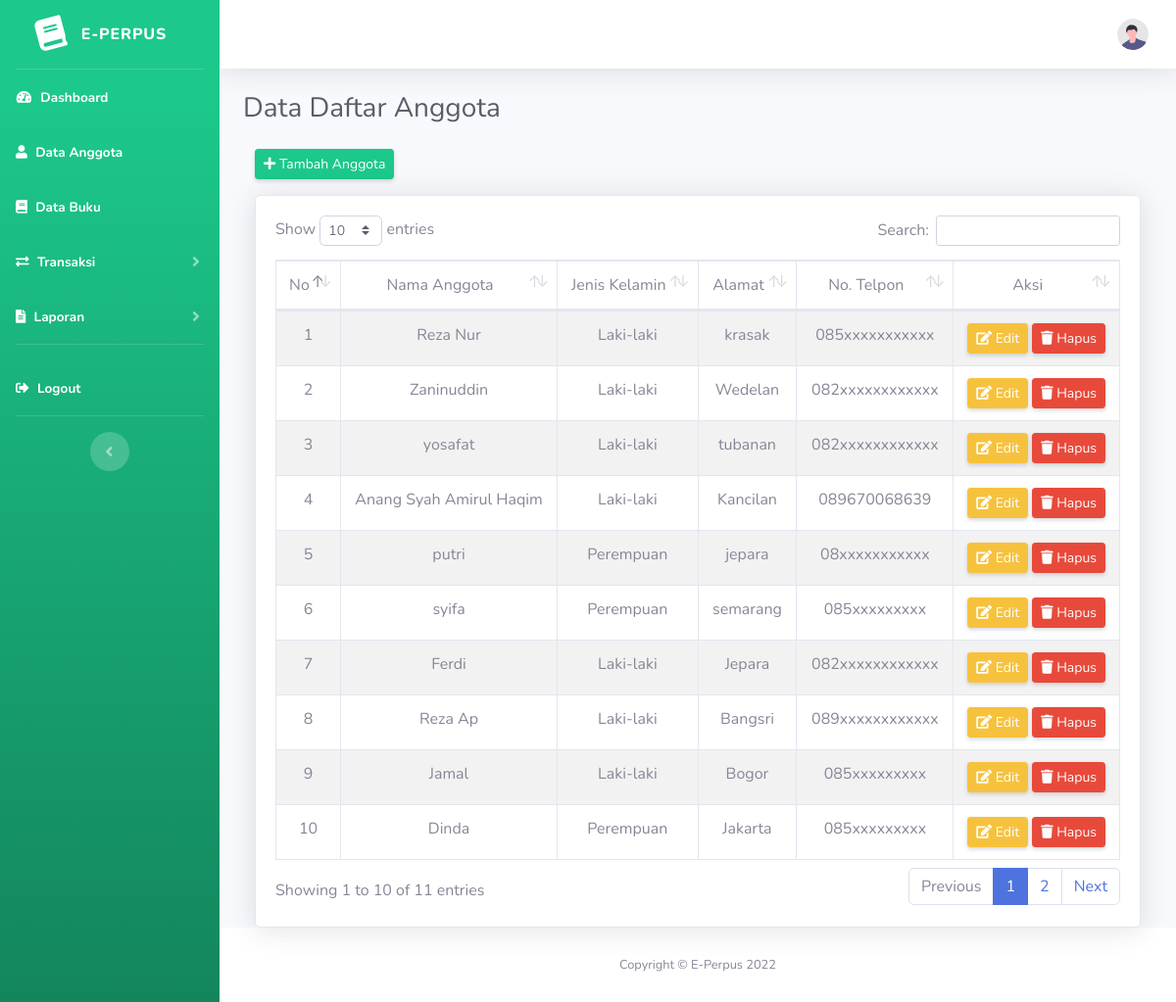
The app's page /index.php/anggota, older data.
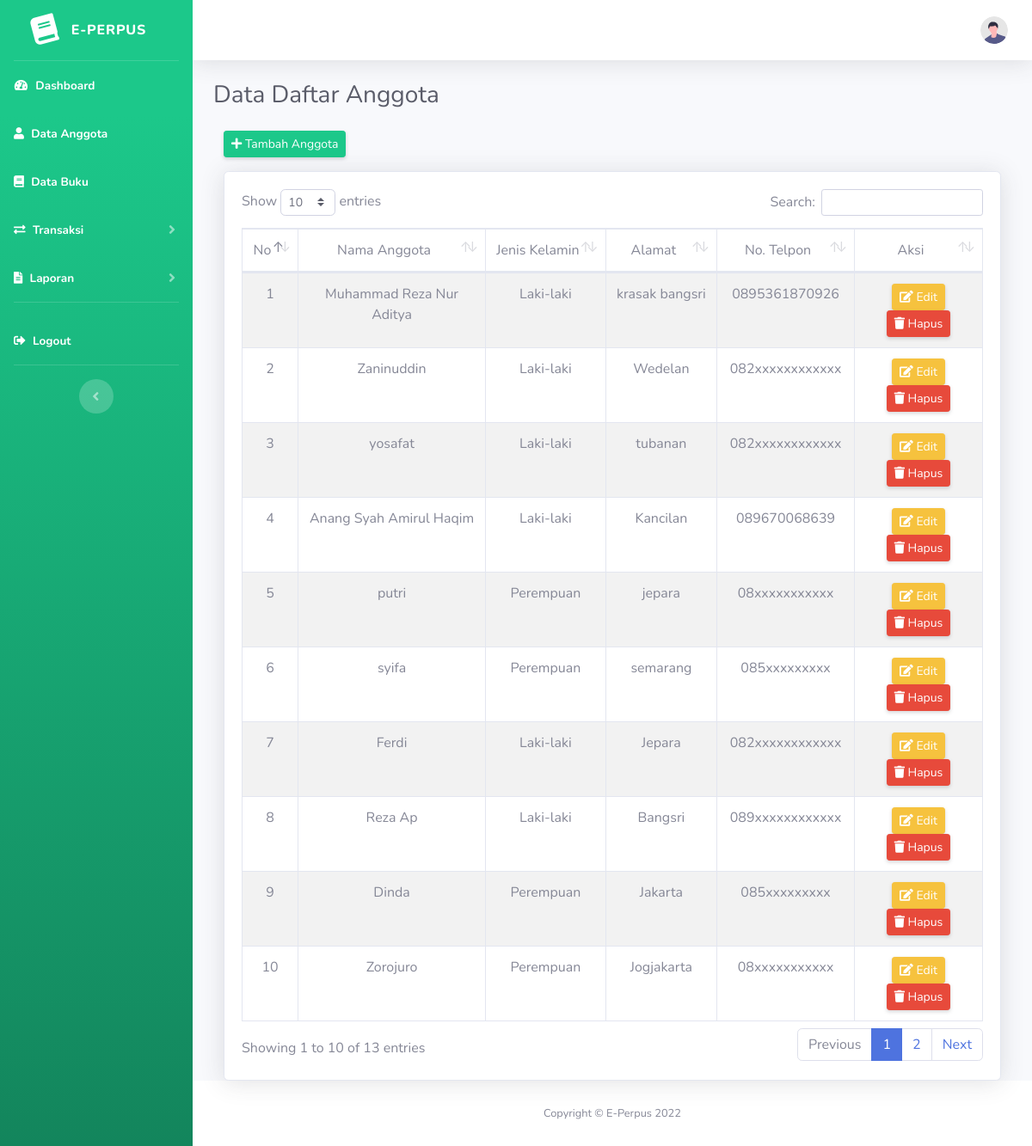
The same page, newer data.
### tables this page shows
CREATE TABLE `anggota` (
  `id_anggota` int(11) NOT NULL,
  `nama_anggota` varchar(255) NOT NULL,
  `jenis_kelamin` varchar(20) NOT NULL,
  `alamat` text NOT NULL,
  `no_hp` varchar(15) NOT NULL
);

### application/controllers/Anggota.php (called while the page is built, shortened)
<?php
class Anggota extends CI_Controller {
    public function __construct()
    {
        $this->load->model('m_anggota');
    }
    public function index()
    {
        $isi['content'] = 'anggota/v_anggota';
        $isi['judul'] = 'Data Daftar Anggota';
        $isi['data_anggota'] = $this->db->get('anggota')->result();
        $this->load->view('v_dashboard', $isi);
    }
}

### index.php (called while the page is built, shortened)
<?php
require_once BASEPATH.'core/CodeIgniter.php';

### application/views/anggota/v_anggota.php (the view, shortened to what this page needs)
<div class="container-fluid">
    <div class="row">
        <div class="col-md-12 mb-3">
            <a href="<?= base_url('anggota/tambah_anggota'); ?>" class="btn btn-sm btn-success shadow-sm"><i class="fa fa-plus"></i> Tambah Anggota</a>
        </div>
    </div>
    <div class="card shadow">
        <div class="card-body">
            <div class="table-responsive">
                <table class="table table-bordered table-striped text-center" id="dataTable" width="100%" cellspacing="0">
                    <thead>
                        <tr>
                            <td>No</td>
                            <td>Nama Anggota</td>
                            <td>Jenis Kelamin</td>
                            <td>Alamat</td>
                            <td>No. Telpon</td>
                            <td>Aksi</td>
                        </tr>
                    </thead>
                    <tbody>
                        <?php
                            $no = 1;
                            foreach ($data_anggota as $row) {?>
                                <tr>
                                    <td><?= $no++; ?></td>
                                    <td><?= $row->nama_anggota; ?></td>
                                    <td><?= $row->jenis_kelamin; ?></td>
                                    <td><?= $row->alamat; ?></td>
                                    <td><?= $row->no_hp; ?></td>
                                    <td>
                                        <a href="<?= base_url()?>anggota/edit/<?= $row->id_anggota; ?>" class="btn btn-sm btn-warning shadow-sm"><i class="fa fa-edit"></i> Edit</a>
                                        <a href="<?= base_url()?>anggota/hapus/<?= $row->id_anggota; ?>" class="btn btn-sm btn-danger shadow-sm" onclick="return confirm('Anda Yakin Ingin Menghapus ?');"><i class="fa fa-trash"></i> Hapus</a>
                                    </td>
                                </tr>
                            <?php }
                        ?>
                    </tbody>
                </table>
            </div>
        </div>
    </div>
</div>

Row changes from the older to the newer data that the page shows:
removed anggota: nama_anggota "Jamal", jenis_kelamin "Laki-laki", alamat "Bogor", no_hp "085xxxxxxxxx"
changed anggota: nama_anggota "Reza Nur" → "Muhammad Reza Nur Aditya"; alamat "krasak" → "krasak bangsri"; no_hp "085xxxxxxxxxxx" → "0895361870926"
now on this page (row edited): anggota: nama_anggota "Zorojuro", jenis_kelamin "Perempuan", alamat "Jogjakarta", no_hp "08xxxxxxxxxxx"
Text that changed along with them:
text written by a page script: "Show entries Search: Showing 1 to 10 of 11 entries Previous 1 2 Next" → "Show entries Search: Showing 1 to 10 of 13 entries Previous 1 2 Next"
